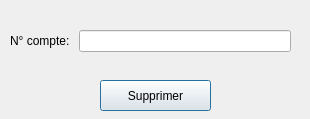
<?xml version="1.0" encoding="UTF-8"?>
<ui version="4.0">
 <class>DeleteClient</class>
 <widget class="QDialog" name="DeleteClient">
  <property name="geometry">
   <rect>
    <x>0</x>
    <y>0</y>
    <width>310</width>
    <height>119</height>
   </rect>
  </property>
  <property name="windowTitle">
   <string>Dialog</string>
  </property>
  <widget class="QWidget" name="verticalLayoutWidget">
   <property name="geometry">
    <rect>
     <x>10</x>
     <y>10</y>
     <width>281</width>
     <height>61</height>
    </rect>
   </property>
   <layout class="QVBoxLayout" name="verticalLayout">
    <item>
     <layout class="QFormLayout" name="formLayout">
      <item row="1" column="0">
       <widget class="QLabel" name="nCompteLabel">
        <property name="text">
         <string>N° compte: </string>
        </property>
       </widget>
      </item>
      <item row="0" column="0">
       <spacer name="verticalSpacer">
        <property name="orientation">
         <enum>Qt::Vertical</enum>
        </property>
        <property name="sizeHint" stdset="0">
         <size>
          <width>20</width>
          <height>13</height>
         </size>
        </property>
       </spacer>
      </item>
      <item row="2" column="0">
       <spacer name="verticalSpacer_2">
        <property name="orientation">
         <enum>Qt::Vertical</enum>
        </property>
        <property name="sizeHint" stdset="0">
         <size>
          <width>20</width>
          <height>13</height>
         </size>
        </property>
       </spacer>
      </item>
      <item row="1" column="1">
       <widget class="QLineEdit" name="m_compteDeleted"/>
      </item>
     </layout>
    </item>
   </layout>
  </widget>
  <widget class="QPushButton" name="m_deleteClient">
   <property name="geometry">
    <rect>
     <x>100</x>
     <y>80</y>
     <width>111</width>
     <height>31</height>
    </rect>
   </property>
   <property name="text">
    <string>Supprimer</string>
   </property>
  </widget>
 </widget>
 <resources/>
 <connections/>
</ui>
